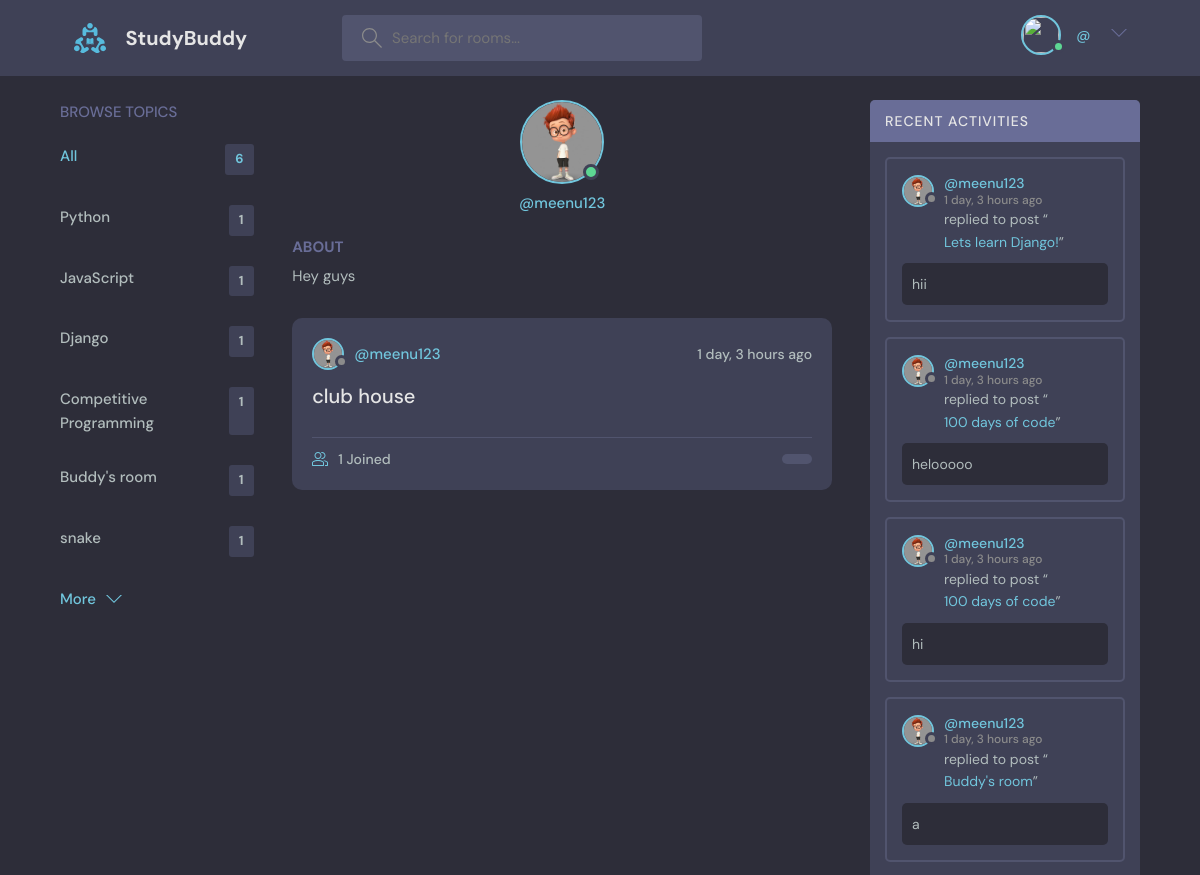
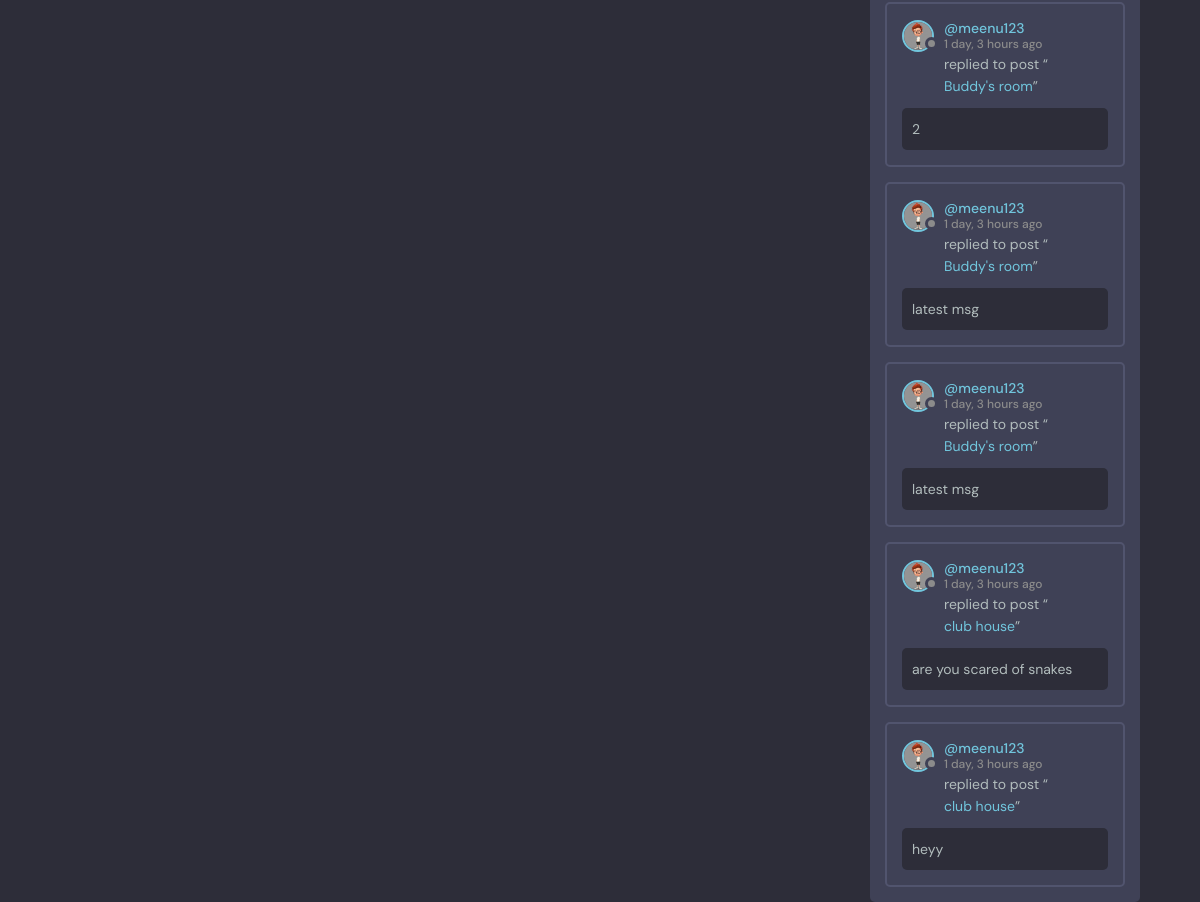
The page /profile/3 on the database its author committed (2 pictures, top to bottom).
### base/models.py (models this page shows, shortened)
class Topic(models.Model):
    name = models.CharField(max_length=200)

class User(AbstractUser):
    name = models.CharField(max_length=255)
    email = models.EmailField(unique=True)
    bio = models.TextField()
    avatar = models.ImageField(null=True, default='avatar.svg')
    USERNAME_FIELD = 'email'
    REQUIRED_FIELDS = []

class Room(models.Model):
    host = models.ForeignKey(User, on_delete=models.SET_NULL, null=True)
    topic = models.ForeignKey(Topic, on_delete=models.SET_NULL, null=True)
    name = models.CharField(max_length=200)
    description = models.TextField(null=True, blank=True)
    participants = models.ManyToManyField(User, related_name='participants')
    updated = models.DateTimeField(auto_now=True)
    created = models.DateTimeField(auto_now_add=True)
    class Meta:
        ordering = ['-created', 'updated']
    def __str__(self):
        return self.name

class Message(models.Model):
    user = models.ForeignKey(User, on_delete=models.CASCADE)
    room = models.ForeignKey(Room, on_delete=models.CASCADE)
    body = models.TextField()
    updated = models.DateTimeField(auto_now=True)
    created = models.DateTimeField(auto_now_add=True)
    def __str__(self):
        return self.body[:50]
    class Meta:
        ordering = ['-created', 'updated']

### base/views.py (the view)
# urls.py: path('profile/<str:pk>',views.userProfile, name='user-profile'),
def userProfile(request, pk):
    user = User.objects.get(id=pk)
    rooms = user.room_set.all()
    topics = Topic.objects.all()
    room_messages = user.message_set.all()
    return render(request, 'base/profile.html', {'user': user, 'rooms': rooms,
                                                 'topics': topics, 'room_messages': room_messages})

### base/templates/base/profile.html (shortened to what this page needs)
{% extends 'main.html' %}
{% block content %}
  <main class="profile-page layout layout--3">
    <div class="container">
      <div class="topics">
       {% include 'base/topics_component.html' %}
      </div>
      <div class="roomList">
        <div class="profile">
          <div class="profile__avatar">
            <div class="avatar avatar--large active">
              <img src="{{user.avatar.url}}" />
            </div>
          </div>
          <div class="profile__info">
            <p>@{{user.username}}</p>
          </div>
          <div class="profile__about">
            <h3>About</h3>
            <p>
              {{user.bio}}
            </p>
          </div>
        </div>
        {% include 'base/feed_component.html' %}
      </div>
      {% include 'base/activity_component.html' %}
    </div>
  </main>
{% endblock %}

### base/templates/base/topics_component.html
        <div class="topics">
          <div class="topics__header">
            <h2>Browse Topics</h2>
          </div>
          <ul class="topics__list">
            <li>
              <a href="{% url 'home'%}" class="active">All<span>{{topics.count}} </span></a>
            </li>
            <li>
                {% for topic in topics%}
                <a href="{% url 'home' %}?q={{topic.name}}">{{topic.name}}<span>{{ topic.room_set.all.count }}</span></a>
                {% endfor %}
            </li>
          </ul>
          <a class="btn btn--link" href="{% url 'topics' %}">
            More
            <svg version="1.1" xmlns="http://www.w3.org/2000/svg" width="32" height="32" viewBox="0 0 32 32">
              <title>chevron-down</title>
              <path d="M16 21l-13-13h-3l16 16 16-16h-3l-13 13z"></path>
            </svg>
          </a>
        </div>

### base/templates/base/feed_component.html (shortened to what this page needs)
  {% for room in rooms %}
<div class="roomListRoom">
    <div class="roomListRoom__header">
      <a href="{% url 'user-profile' room.host.id %}" class="roomListRoom__author">
        <div class="avatar avatar--small">
          <img src="{{room.host.avatar.url}}" />
        </div>
        <span>@{{room.host.username}}</span>
      </a>
      <div class="roomListRoom__actions">
        <span>{{room.created|timesince}} ago</span>
      </div>
    </div>
    <div class="roomListRoom__content">
      <a href="{% url 'room' room.id %}">{{room.name}}</a>
    </div>
    <div class="roomListRoom__meta">
      <a href="{% url 'room' room.id %}" class="roomListRoom__joined">
        {{room.participants.all.count}} Joined
      </a>
      <p class="roomListRoom__topic">{{ropm.topic.name}}</p>
    </div>
  </div>
  {% endfor%}

### base/templates/base/activity_component.html (shortened to what this page needs)
<div class="activities">
    <div class="activities__header">
      <h2>Recent Activities</h2>
    </div>
    {% for message in room_messages %}
    <div class="activities__box">
      <div class="activities__boxHeader roomListRoom__header">
        <a href="{% url 'user-profile' message.user.id %}" class="roomListRoom__author">
          <div class="avatar avatar--small">
            <img src="{{message.user.avatar.url}}" />
          </div>
          <p>
            @{{message.user.username}}
            <span>{{message.created|timesince}} ago</span>
          </p>
        </a>
      </div>
      <div class="activities__boxContent">
        <p>replied to post “<a href="{% url 'room' message.room.id %}">{{message.room}}</a>”</p>
        <div class="activities__boxRoomContent">
            {{message}}
        </div>
      </div>
    </div>
    {% endfor %}
  </div>

### rows shown on the page
Topic: name "Python", room_set.all.count "1"
Topic: name "JavaScript", room_set.all.count "1"
Topic: name "Django", room_set.all.count "1"
Topic: name "Competitive Programming", room_set.all.count "1"
Topic: name "Buddy's room", room_set.all.count "1"
Topic: name "snake", room_set.all.count "1"
User: avatar (picture), username "meenu123", bio "Hey guys"
Room: host.avatar (picture), host.username "meenu123", created "1 day, 3 hours", name "club house", participants.all.count "1"
Message: user.avatar (picture), user.username "meenu123", created "1 day, 3 hours", room "Lets learn Django!", body "hii"
Message: user.avatar (picture), user.username "meenu123", created "1 day, 3 hours", room "100 days of code", body "helooooo"
Message: user.avatar (picture), user.username "meenu123", created "1 day, 3 hours", room "100 days of code", body "hi"
Message: user.avatar (picture), user.username "meenu123", created "1 day, 3 hours", room "Buddy's room", body "a"
Message: user.avatar (picture), user.username "meenu123", created "1 day, 3 hours", room "Buddy's room", body "2"
Message: user.avatar (picture), user.username "meenu123", created "1 day, 3 hours", room "Buddy's room", body "latest msg"
Message: user.avatar (picture), user.username "meenu123", created "1 day, 3 hours", room "Buddy's room", body "latest msg"
Message: user.avatar (picture), user.username "meenu123", created "1 day, 3 hours", room "club house", body "are you scared of snakes"
Message: user.avatar (picture), user.username "meenu123", created "1 day, 3 hours", room "club house", body "heyy"

### other values the page prints
{{ topics.count }} "6"
